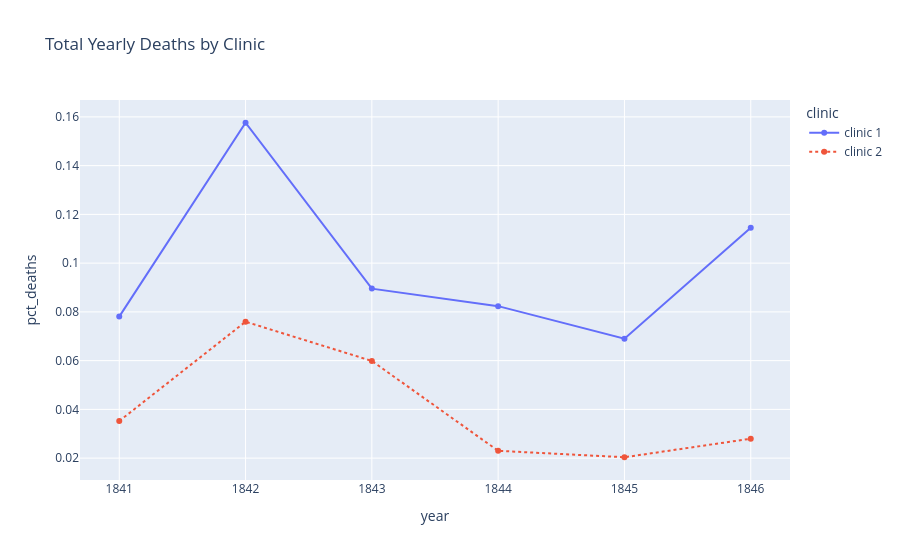

Source (notebook cell):
### Code cell
line_chart = px.line(df_yearly,
                     x="year",
                     y="pct_deaths",
                     line_dash="clinic",
                     color="clinic",
                     markers=True,
                     title="Total Yearly Deaths by Clinic")

line_chart.show()

### Figure 1 — Plotly figure (JSON) as saved in the notebook; plotly's stock layout.template omitted (floating-point values rounded to 4 significant figures)
{"data": [{"hovertemplate": "clinic=clinic 1<br>year=%{x}<br>pct_deaths=%{y}<extra></extra>", "legendgroup": "clinic 1", "line": {"color": "#636efa", "dash": "solid"}, "marker": {"symbol": "circle"}, "mode": "lines+markers", "name": "clinic 1", "orientation": "v", "showlegend": true, "type": "scatter", "x": [1841, 1842, 1843, 1844, 1845, 1846], "xaxis": "x", "y": [0.07806, 0.1576, 0.08954, 0.08236, 0.06901, 0.1145], "yaxis": "y"}, {"hovertemplate": "clinic=clinic 2<br>year=%{x}<br>pct_deaths=%{y}<extra></extra>", "legendgroup": "clinic 2", "line": {"color": "#EF553B", "dash": "dot"}, "marker": {"symbol": "circle"}, "mode": "lines+markers", "name": "clinic 2", "orientation": "v", "showlegend": true, "type": "scatter", "x": [1841, 1842, 1843, 1844, 1845, 1846], "xaxis": "x", "y": [0.03522, 0.07597, 0.05988, 0.023, 0.02036, 0.02797], "yaxis": "y"}], "layout": {"legend": {"title": {"text": "clinic"}, "tracegroupgap": 0}, "title": {"text": "Total Yearly Deaths by Clinic"}, "xaxis": {"anchor": "y", "domain": [0, 1], "title": {"text": "year"}}, "yaxis": {"anchor": "x", "domain": [0, 1], "title": {"text": "pct_deaths"}}}}
